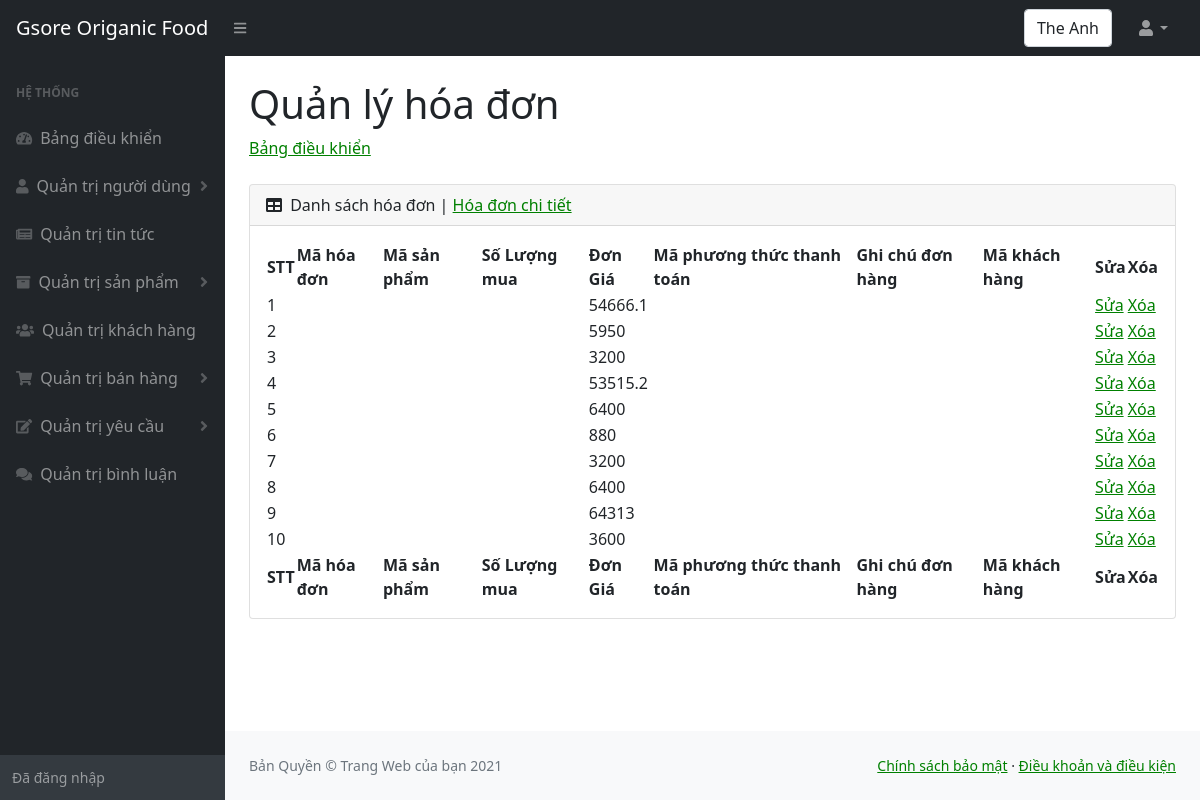
Page /admin/hoadonchitiet.php (signed in) on the committed database.
### tables this page shows
CREATE TABLE `chitiethoadon` (
  `mahoadon` int(10) NOT NULL,
  `masanpham` int(10) NOT NULL,
  `soluongmua` int(15) NOT NULL,
  `dongia` float NOT NULL,
  `maphuongthucthanhtoan` int(11) NOT NULL,
  `ghichudonhang` text DEFAULT NULL,
  `makhachdathang` int(11) NOT NULL
);

### admin/hoadonchitiet.php (the view, shortened to what this page needs)
<!DOCTYPE html>
<html lang="en">
    <head>
        <link href="https://cdn.jsdelivr.net/npm/simple-datatables@latest/dist/style.css" rel="stylesheet" />
        <link href="css/styles.css" rel="stylesheet" />
    </head>
    <body class="sb-nav-fixed">
        <nav class="sb-topnav navbar navbar-expand navbar-dark bg-dark">
            <a class="navbar-brand ps-3" href="../index.php">Gsore Origanic Food </a>
            <button class="btn btn-link btn-sm order-1 order-lg-0 me-4 me-lg-0" id="sidebarToggle" href="#!"><i class="fas fa-bars"></i></button>
            <form class="d-none d-md-inline-block form-inline ms-auto me-0 me-md-3 my-2 my-md-0">
                <div class="input-group">
                  <div class="form-control"><?php  echo $_SESSION['ten_nguoi_dung'];?>  </div>
                </div>
            </form>
            <ul class="navbar-nav ms-auto ms-md-0 me-3 me-lg-4">
                <li class="nav-item dropdown">
                    <a class="nav-link dropdown-toggle" id="navbarDropdown" href="#" role="button" data-bs-toggle="dropdown" aria-expanded="false"><i class="fas fa-user fa-fw"></i></a>
                </li>
            </ul>
        </nav>
        <div id="layoutSidenav">
        <div id="layoutSidenav_nav" >
                <nav class="sb-sidenav accordion sb-sidenav-dark" id="sidenavAccordion">
                    <div class="sb-sidenav-menu">
                        <div class="nav">
                            <div class="sb-sidenav-menu-heading">Hệ thống</div>
                            <a class="nav-link" href="index.php">
                                <div class="sb-nav-link-icon"><i class="fas fa-tachometer-alt"></i></div>
                                Bảng điều khiển
                            </a>
                            <a class="nav-link collapsed" href="nguoidung.php" data-bs-toggle="collapse" data-bs-target="#collapseOne" aria-expanded="false" aria-controls="collapseOne">
                                <div class="sb-nav-link-icon"><i class="fas fa-user"></i></div>
                                Quản trị người dùng
                                <div class="sb-sidenav-collapse-arrow"><i class="fas fa-angle-down"></i></div>
                            </a>
                            <a class="nav-link" href="tintuc.php">
                                <div class="sb-nav-link-icon"><i class="fas fa-newspaper"></i></div>
                                    Quản trị tin tức
                            </a>
                            <a class="nav-link collapsed" href="#" data-bs-toggle="collapse" data-bs-target="#collapseTwo" aria-expanded="false" aria-controls="collapseTwo">
                                <div class="sb-nav-link-icon"><i class="fas fa-archive"></i></div>
                                Quản trị sản phẩm
                                <div class="sb-sidenav-collapse-arrow"><i class="fas fa-angle-down"></i></div>
                            </a>
                            <a class="nav-link" href="khachhang.php">
                                <div class="sb-nav-link-icon"><i class="fas fa-users"></i></div>
                                Quản trị khách hàng
                            </a>
                            <a class="nav-link collapsed" href="#" data-bs-toggle="collapse" data-bs-target="#collapseThree" aria-expanded="false" aria-controls="collapseThree">
                                <div class="sb-nav-link-icon"><i class="fas fa-shopping-cart"></i></div>
                                Quản trị bán hàng
                                <div class="sb-sidenav-collapse-arrow"><i class="fas fa-angle-down"></i></div>
                            </a>
                            <a class="nav-link collapsed" href="#" data-bs-toggle="collapse" data-bs-target="#collapseFour" aria-expanded="false" aria-controls="collapseFour">
                                <div class="sb-nav-link-icon"><i class="fas fa-edit"></i></div>
                                Quản trị yêu cầu
                                <div class="sb-sidenav-collapse-arrow"><i class="fas fa-angle-down"></i></div>
                            </a>
                            <a class="nav-link" href="binhluan.php">
                                <div class="sb-nav-link-icon"><i class="fas fa-comments"></i></div>
                                Quản trị bình luận
                            </a>
                        </div>
                    </div>
                    <div class="sb-sidenav-footer">
                        <div class="small">Đã đăng nhập</div>
                    </div>
                </nav>
            </div>
            <div id="layoutSidenav_content">
                <main>
                    <div class="container-fluid px-4">
                        <h1 class="mt-4">Quản lý hóa đơn</h1>
                        <ol class="breadcrumb mb-4">
                            <li class="breadcrumb-item"><a href="index.php">Bảng điều khiển</a></li>
                        </ol>
                        <div class="card mb-4">
                            <div class="card-header">
                                <i class="fas fa-table me-1"></i>
                                Danh sách hóa đơn | <a href="hoadonchitiet.php">Hóa đơn chi tiết</a>
                            </div>
                            <div class="card-body">
                                <table id="datatablesSimple">
                                    <thead>
                                        <tr>
                                            <th>STT</th>
                                            <th>Mã hóa đơn</th>
                                            <th>Mã sản phẩm</th>
                                            <th>Số Lượng mua</th>
                                            <th>Đơn Giá</th>
                                            <th>Mã phương thức thanh toán</th>
                                            <th>Ghi chú đơn hàng</th>
                                            <th>Mã khách hàng</th>
                                            <th>Sửa</th>
                                            <th>Xóa</th>
                                        </tr>
                                    </thead>
                                    <tfoot>
                                        <tr>
                                        <th>STT</th>
                                            <th>Mã hóa đơn</th>
                                            <th>Mã sản phẩm</th>
                                            <th>Số Lượng mua</th>
                                            <th>Đơn Giá</th>
                                            <th>Mã phương thức thanh toán</th>
                                            <th>Ghi chú đơn hàng</th>
                                            <th>Mã khách hàng</th>
                                            <th>Sửa</th>
                                            <th>Xóa</th>
                                        </tr>
                                    </tfoot>
                                    <tbody>
                                    <?php
                                        include("../config.php");
                                        $sql = "
                                                  SELECT *
                                                  FROM chitiethoadon
                                                  ORDER BY mahoadon  DESC
                                        ";
                                        $san_pham = mysqli_query($ket_noi, $sql);
                                        $i=0;
                                        while ($row = mysqli_fetch_array($san_pham)) {
                                            $i++;
                                    ;?>
                                        <tr>
                                            <td><?php echo $i;?></td>
                                            <td><?php echo $row["tensanpham"];?></td>
                                            <td><?php echo $row["maloaisanpham"];?></td>
                                            <td><?php echo $row["soluong"];?></td>
                                            <td><?php echo $row["dongia"];?></td>
                                            <td><?php echo $row["mota"];?></td>
                                            <td><?php echo $row["manhacungcap"];?></td>
                                            <td><?php echo $row["makhuyenmai"];?></td>
                                            <td><a href="sanphamsua.php?id=<?php echo $row["masanpham"];?>">Sửa</a></td>
                                            <td><a href="sanphamxoa.php?id=<?php echo $row["masanpham"];?>">Xóa</a></td>
                                        </tr>
                                    <?php
                                        }
                                    ;?>
                                    </tbody>
                                </table>
                            </div>
                        </div>
                    </div>
                </main>
                <footer  class="py-4 bg-light mt-auto" >
                    <div class="container-fluid px-4">
                        <div class="d-flex align-items-center justify-content-between small">
                            <div class="text-muted">Bản Quyền &copy; Trang Web của bạn 2021</div>
                            <div>
                                <a href="chinhsachbaomat.php">Chính sách bảo mật</a>
                                &middot;
                                <a href="chinhsachbaomat.php">Điều khoản và điều kiện</a>
                            </div>
                        </div>
                    </div>
                </footer>
            </div>
        </div>
    </body>
</html>

### rows in the picture
chitiethoadon: dongia "54666.1"
chitiethoadon: dongia "5950"
chitiethoadon: dongia "3200"
chitiethoadon: dongia "53515.2"
chitiethoadon: dongia "6400"
chitiethoadon: dongia "880"
chitiethoadon: dongia "3200"
chitiethoadon: dongia "6400"
chitiethoadon: dongia "64313"
chitiethoadon: dongia "3600"

### other values in the picture
$_SESSION['ten_nguoi_dung'] "The Anh"
